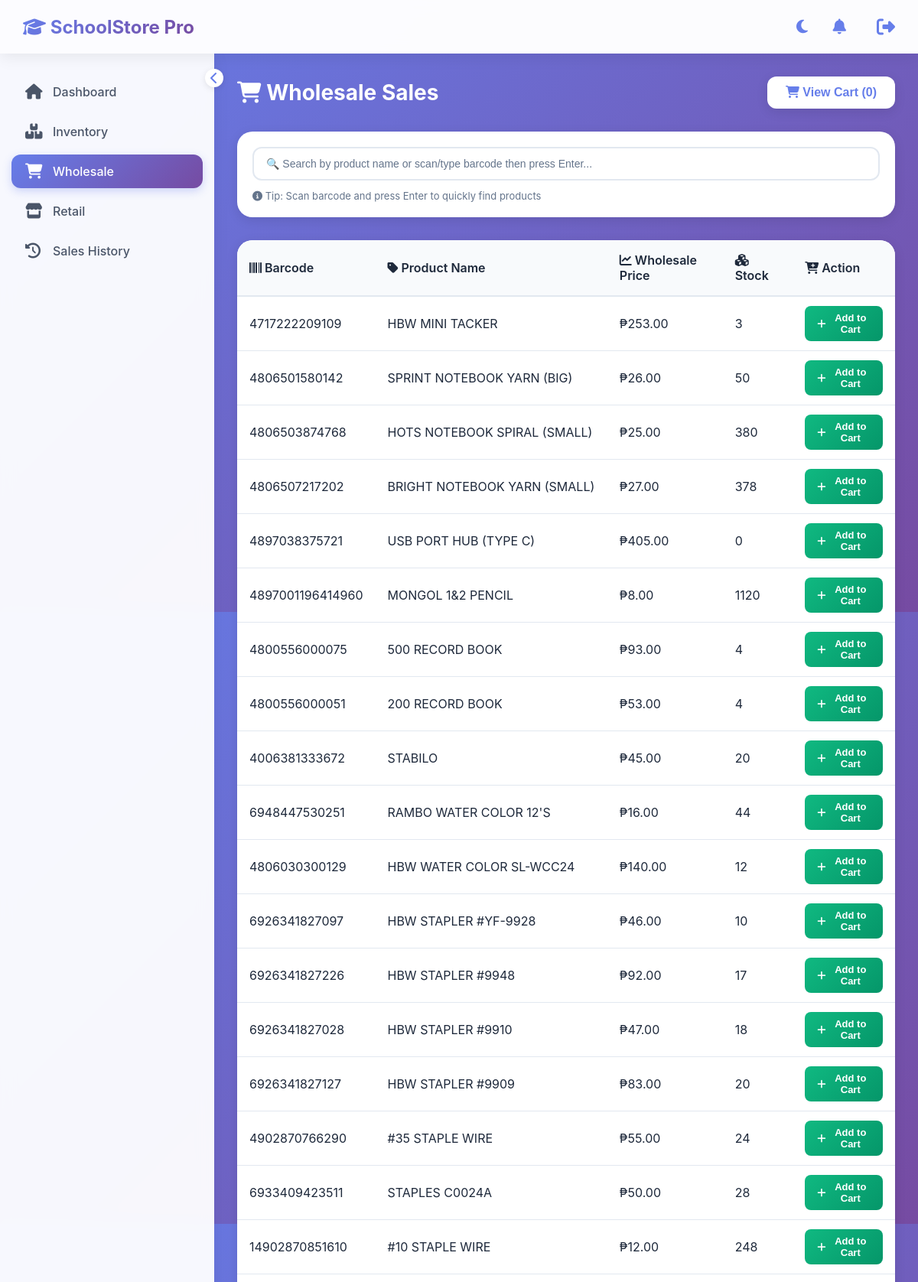
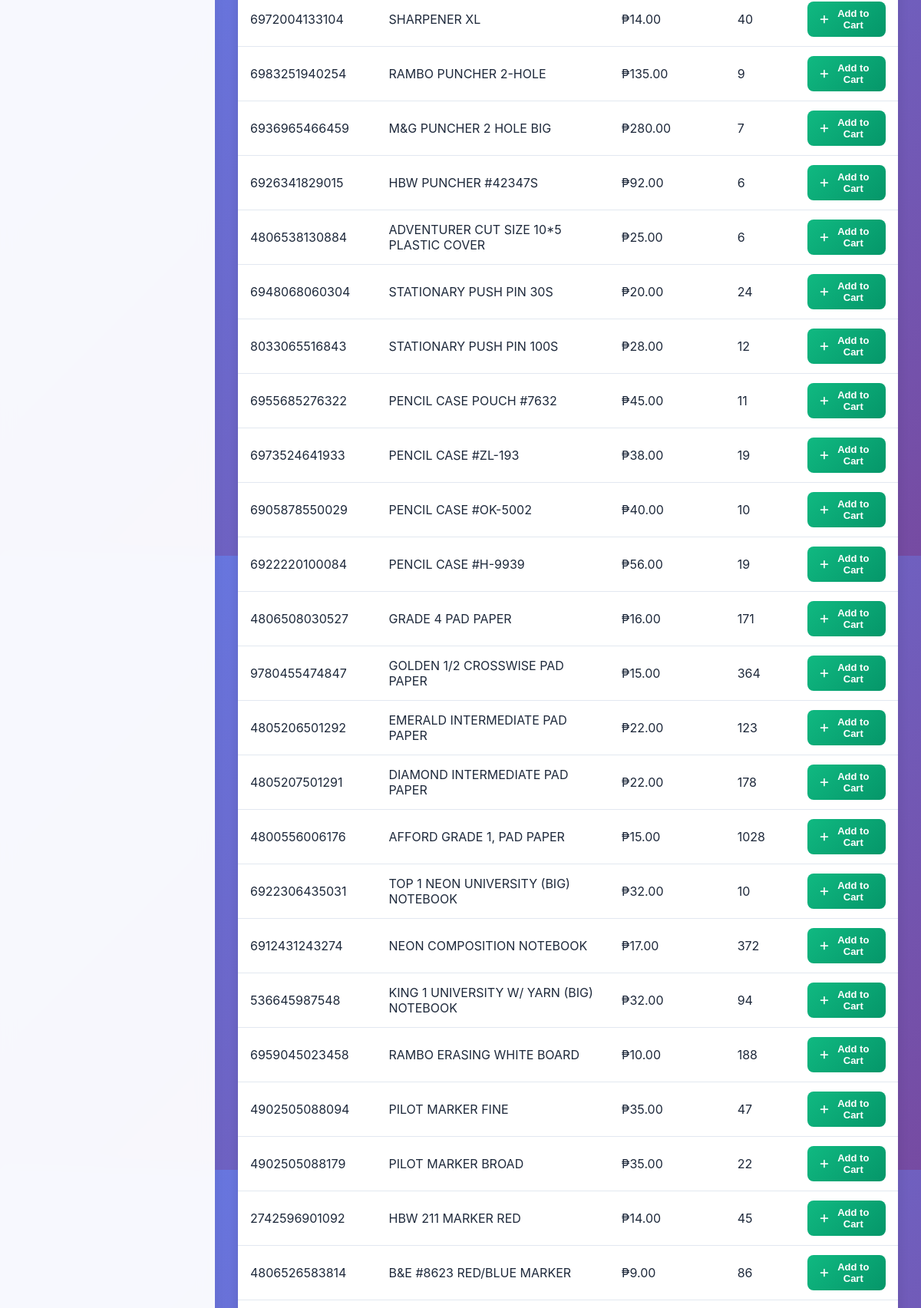
The app's page /wholesale.php (upper part) with its own data (2 pictures, top to bottom).
### tables this page shows
CREATE TABLE `school_inventory` (
  `id` int(11) NOT NULL,
  `barcode` varchar(100) NOT NULL,
  `quantity` int(11) NOT NULL,
  `product_name` varchar(255) NOT NULL,
  `capital_price` decimal(10,2) NOT NULL,
  `wholesale_price` decimal(10,2) NOT NULL,
  `retail_price` decimal(10,2) NOT NULL,
  `created_at` timestamp NOT NULL DEFAULT current_timestamp()
);

### wholesale.php (the view, shortened to what this page needs)
<?php
$conn = schoolStoreConnect();
$conn->query("CREATE TABLE IF NOT EXISTS wholesale_sales (
    id INT AUTO_INCREMENT PRIMARY KEY,
    sale_date DATETIME NOT NULL,
    total_amount DECIMAL(12,2) NOT NULL,
    status VARCHAR(20) NOT NULL DEFAULT 'completed',
    canceled_at DATETIME NULL,
    created_at TIMESTAMP DEFAULT CURRENT_TIMESTAMP
) ENGINE=InnoDB DEFAULT CHARSET=utf8mb4");
$conn->query("CREATE TABLE IF NOT EXISTS wholesale_sale_items (
    id INT AUTO_INCREMENT PRIMARY KEY,
    sale_id INT NOT NULL,
    product_id INT NOT NULL,
    product_name VARCHAR(255) NOT NULL,
    barcode VARCHAR(100) NOT NULL,
    quantity INT NOT NULL,
    unit_price DECIMAL(12,2) NOT NULL,
    total_price DECIMAL(12,2) NOT NULL,
    created_at TIMESTAMP DEFAULT CURRENT_TIMESTAMP,
    FOREIGN KEY (sale_id) REFERENCES wholesale_sales(id) ON DELETE CASCADE
) ENGINE=InnoDB DEFAULT CHARSET=utf8mb4");
$result = $conn->query("SELECT * FROM school_inventory ORDER BY id DESC");
$night_mode = isset($_COOKIE['night_mode']) && $_COOKIE['night_mode'] == 'enabled';
?>
<!DOCTYPE html>
<html lang="en">
<head>
  <link rel="stylesheet" href="https://cdnjs.cloudflare.com/ajax/libs/font-awesome/6.5.0/css/all.min.css">
</head>
<body class="<?php echo $night_mode ? 'night-mode' : ''; ?>">
<header>
  <h1><i class="fas fa-graduation-cap"></i> SchoolStore Pro</h1>
  <div class="header-actions">
    <button class="night-mode-toggle" onclick="toggleNightMode()" title="Toggle Night Mode">
      <i class="fas <?php echo $night_mode ? 'fa-sun' : 'fa-moon'; ?>"></i>
    </button>
    <i class="fas fa-bell" style="font-size: 20px; color: #667eea;"></i>
    <i class="fas fa-sign-out-alt logout" style="margin-left: 20px;"></i>
  </div>
</header>
<div class="main">
  <div class="sidebar" id="sidebar">
    <div class="toggle-btn" onclick="toggleSidebar()">
      <i class="fas fa-chevron-left"></i>
    </div>
    <ul>
      <li><a href="home.php"><i class="fas fa-home"></i><span> Dashboard</span></a></li>
      <li><a href="inventory.php"><i class="fas fa-boxes"></i><span> Inventory</span></a></li>
      <li><a href="wholesale.php" class="active"><i class="fas fa-shopping-cart"></i><span> Wholesale</span></a></li>
      <li><a href="retail.php"><i class="fas fa-store"></i><span> Retail</span></a></li>
      <li><a href="histo.php"><i class="fas fa-history"></i><span> Sales History</span></a></li>
    </ul>
  </div>
  <div class="content">
    <div class="page-header">
      <h2><i class="fas fa-shopping-cart"></i> Wholesale Sales</h2>
      <button class="cart-btn" onclick="openCart()">
        <i class="fas fa-shopping-cart"></i> View Cart (<span id="cartCount">0</span>)
      </button>
    </div>
    <div class="search-section">
      <div class="search-box">
        <input type="text" id="searchInput" placeholder="🔍 Search by product name or scan/type barcode then press Enter..." onkeyup="searchTableOrBarcode(event)" autofocus>
      </div>
      <div style="margin-top: 12px; font-size: 13px; color: var(--text-muted);">
        <i class="fas fa-info-circle"></i> Tip: Scan barcode and press Enter to quickly find products
      </div>
    </div>
    <div class="table-container">
      <table id="inventoryTable">
        <thead>
          <tr>
            <th><i class="fas fa-barcode"></i> Barcode</th>
            <th><i class="fas fa-tag"></i> Product Name</th>
            <th><i class="fas fa-chart-line"></i> Wholesale Price</th>
            <th><i class="fas fa-cubes"></i> Stock</th>
            <th><i class="fas fa-cart-plus"></i> Action</th>
          </tr>
        </thead>
        <tbody>
          <?php while($row = $result->fetch_assoc()): ?>
          <tr id="row-<?= htmlspecialchars($row['barcode']) ?>">
            <td><?= htmlspecialchars($row['barcode']) ?></td>
            <td><?= htmlspecialchars($row['product_name']) ?></td>
            <td>₱<?= number_format((float)$row['wholesale_price'],2) ?></td>
            <td><?= (int)$row['quantity'] ?></td>
            <td>
              <button class="btn btn-add addBtn"
                data-id="<?= (int)$row['id'] ?>"
                data-barcode="<?= htmlspecialchars($row['barcode']) ?>"
                data-product="<?= htmlspecialchars($row['product_name']) ?>"
                data-price="<?= htmlspecialchars($row['wholesale_price']) ?>"
                data-stock="<?= (int)$row['quantity'] ?>">
                <i class="fas fa-plus"></i> Add to Cart
              </button>
            </td>
          </tr>
          <?php endwhile; ?>
        </tbody>
      </table>
    </div>
  </div>
</div>
</body>
</html>

### wholesale.php (style rules this page uses)
* { margin: 0; padding: 0; box-sizing: border-box; }
:root { --bg-gradient-start: #667eea; --bg-gradient-end: #764ba2; --header-bg: rgba(255, 255, 255, 0.98); --sidebar-bg: rgba(255, 255, 255, 0.95); --text-primary: #1e293b; --text-secondary: #4a5568; --text-muted: #64748b; --card-bg: white; --table-header-bg: #f8fafc; --table-border: #e2e8f0; --input-border: #e2e8f0; --modal-bg: white; --footer-bg: white; --highlight-bg: #fef3c7; }
body { font-family: 'Inter', -apple-system, BlinkMacSystemFont, 'Segoe UI', Roboto, sans-serif; background: linear-gradient(135deg, var(--bg-gradient-start) 0%, var(--bg-gradient-end) 100%); min-height: 100vh; transition: all 0.3s ease; }
header { background: var(--header-bg); backdrop-filter: blur(10px); box-shadow: 0 4px 20px rgba(0, 0, 0, 0.08); padding: 0 30px; height: 70px; display: flex; align-items: center; justify-content: space-between; position: sticky; top: 0; z-index: 100; transition: all 0.3s ease; }
header h1 { font-size: 24px; font-weight: 700; background: linear-gradient(135deg, #667eea 0%, #764ba2 100%); -webkit-background-clip: text; -webkit-text-fill-color: transparent; background-clip: text; }
.header-actions { display: flex; gap: 20px; align-items: center; }
.night-mode-toggle { background: none; border: none; font-size: 20px; cursor: pointer; color: #667eea; padding: 8px; border-radius: 50%; transition: all 0.3s; width: 40px; height: 40px; display: flex; align-items: center; justify-content: center; }
.logout { font-size: 24px; cursor: pointer; color: #667eea; transition: all 0.3s; }
.main { display: flex; min-height: calc(100vh - 110px); }
.sidebar { width: 280px; background: var(--sidebar-bg); backdrop-filter: blur(10px); box-shadow: 2px 0 20px rgba(0, 0, 0, 0.05); transition: all 0.3s ease; position: relative; }
.toggle-btn { position: absolute; right: -12px; top: 20px; background: var(--card-bg); width: 24px; height: 24px; border-radius: 50%; display: flex; align-items: center; justify-content: center; cursor: pointer; box-shadow: 0 2px 8px rgba(0,0,0,0.1); color: #667eea; transition: all 0.3s; }
.sidebar ul { list-style: none; padding: 20px 0; }
.sidebar ul li { margin: 8px 15px; }
.sidebar ul li a { display: flex; align-items: center; gap: 12px; padding: 12px 18px; color: var(--text-secondary); text-decoration: none; border-radius: 12px; transition: all 0.3s; font-weight: 500; }
.sidebar ul li a i { width: 24px; font-size: 20px; }
.sidebar ul li a.active { background: linear-gradient(135deg, #667eea 0%, #764ba2 100%); color: white; box-shadow: 0 4px 12px rgba(102, 126, 234, 0.3); }
.content { flex: 1; padding: 30px; overflow-y: auto; }
.page-header { display: flex; justify-content: space-between; align-items: center; margin-bottom: 30px; }
.page-header h2 { font-size: 28px; font-weight: 700; color: white; }
.cart-btn { background: var(--card-bg); border: none; padding: 12px 24px; border-radius: 12px; font-size: 16px; font-weight: 600; color: #667eea; cursor: pointer; transition: all 0.3s; box-shadow: 0 4px 15px rgba(0, 0, 0, 0.1); }
.search-section { background: var(--card-bg); border-radius: 20px; padding: 20px; margin-bottom: 30px; box-shadow: 0 4px 15px rgba(0, 0, 0, 0.1); transition: all 0.3s ease; }
.search-box { display: flex; gap: 12px; flex-wrap: wrap; }
.search-box input { flex: 1; padding: 12px 16px; border: 2px solid var(--input-border); border-radius: 12px; font-size: 14px; transition: all 0.3s; background: var(--card-bg); color: var(--text-primary); }
.search-box input::placeholder { color: var(--text-muted); }
.table-container { background: var(--card-bg); border-radius: 20px; overflow-x: auto; box-shadow: 0 4px 15px rgba(0, 0, 0, 0.1); transition: all 0.3s ease; }
table { width: 100%; border-collapse: collapse; }
table th { background: var(--table-header-bg); padding: 16px; text-align: left; font-weight: 600; color: var(--text-primary); border-bottom: 2px solid var(--table-border); }
table td { padding: 12px 16px; border-bottom: 1px solid var(--table-border); color: var(--text-primary); }
.btn { padding: 8px 16px; border: none; border-radius: 8px; cursor: pointer; font-size: 13px; font-weight: 600; transition: all 0.3s; display: inline-flex; align-items: center; gap: 6px; }
.btn-add { background: linear-gradient(135deg, #10b981 0%, #059669 100%); color: white; }

### records on screen
school_inventory: barcode "4717222209109", product_name "HBW MINI TACKER", wholesale_price "253.00", quantity "3"
school_inventory: barcode "4806501580142", product_name "SPRINT NOTEBOOK YARN (BIG)", wholesale_price "26.00", quantity "50"
school_inventory: barcode "4806503874768", product_name "HOTS NOTEBOOK SPIRAL (SMALL)", wholesale_price "25.00", quantity "380"
school_inventory: barcode "4806507217202", product_name "BRIGHT NOTEBOOK YARN (SMALL)", wholesale_price "27.00", quantity "378"
school_inventory: barcode "4897038375721", product_name "USB PORT HUB (TYPE C)", wholesale_price "405.00", quantity "0"
school_inventory: barcode "4897001196414960", product_name "MONGOL 1&2 PENCIL", wholesale_price "8.00", quantity "1120"
school_inventory: barcode "4800556000075", product_name "500 RECORD BOOK", wholesale_price "93.00", quantity "4"
school_inventory: barcode "4800556000051", product_name "200 RECORD BOOK", wholesale_price "53.00", quantity "4"
school_inventory: barcode "4006381333672", product_name "STABILO", wholesale_price "45.00", quantity "20"
school_inventory: barcode "6948447530251", product_name "RAMBO WATER COLOR 12'S", wholesale_price "16.00", quantity "44"
school_inventory: barcode "4806030300129", product_name "HBW WATER COLOR SL-WCC24", wholesale_price "140.00", quantity "12"
school_inventory: barcode "6926341827097", product_name "HBW STAPLER #YF-9928", wholesale_price "46.00", quantity "10"
school_inventory: barcode "6926341827226", product_name "HBW STAPLER #9948", wholesale_price "92.00", quantity "17"
school_inventory: barcode "6926341827028", product_name "HBW STAPLER #9910", wholesale_price "47.00", quantity "18"
school_inventory: barcode "6926341827127", product_name "HBW STAPLER #9909", wholesale_price "83.00", quantity "20"
school_inventory: barcode "4902870766290", product_name "#35 STAPLE WIRE", wholesale_price "55.00", quantity "24"
school_inventory: barcode "6933409423511", product_name "STAPLES C0024A", wholesale_price "50.00", quantity "28"
school_inventory: barcode "14902870851610", product_name "#10 STAPLE WIRE", wholesale_price "12.00", quantity "248"
school_inventory: barcode "6972004133104", product_name "SHARPENER XL", wholesale_price "14.00", quantity "40"
school_inventory: barcode "6983251940254", product_name "RAMBO PUNCHER 2-HOLE", wholesale_price "135.00", quantity "9"
school_inventory: barcode "6936965466459", product_name "M&G PUNCHER 2 HOLE BIG", wholesale_price "280.00", quantity "7"
school_inventory: barcode "6926341829015", product_name "HBW PUNCHER #42347S", wholesale_price "92.00", quantity "6"
school_inventory: barcode "4806538130884", product_name "ADVENTURER CUT SIZE 10*5 PLASTIC COVER", wholesale_price "25.00", quantity "6"
school_inventory: barcode "6948068060304", product_name "STATIONARY PUSH PIN 30S", wholesale_price "20.00", quantity "24"
school_inventory: barcode "8033065516843", product_name "STATIONARY PUSH PIN 100S", wholesale_price "28.00", quantity "12"
school_inventory: barcode "6955685276322", product_name "PENCIL CASE POUCH #7632", wholesale_price "45.00", quantity "11"
school_inventory: barcode "6973524641933", product_name "PENCIL CASE #ZL-193", wholesale_price "38.00", quantity "19"
school_inventory: barcode "6905878550029", product_name "PENCIL CASE #OK-5002", wholesale_price "40.00", quantity "10"
school_inventory: barcode "6922220100084", product_name "PENCIL CASE #H-9939", wholesale_price "56.00", quantity "19"
school_inventory: barcode "4806508030527", product_name "GRADE 4 PAD PAPER", wholesale_price "16.00", quantity "171"
school_inventory: barcode "9780455474847", product_name "GOLDEN 1/2 CROSSWISE PAD PAPER", wholesale_price "15.00", quantity "364"
school_inventory: barcode "4805206501292", product_name "EMERALD INTERMEDIATE PAD PAPER", wholesale_price "22.00", quantity "123"
school_inventory: barcode "4805207501291", product_name "DIAMOND INTERMEDIATE PAD PAPER", wholesale_price "22.00", quantity "178"
school_inventory: barcode "4800556006176", product_name "AFFORD GRADE 1, PAD PAPER", wholesale_price "15.00", quantity "1028"
school_inventory: barcode "6922306435031", product_name "TOP 1 NEON UNIVERSITY (BIG) NOTEBOOK", wholesale_price "32.00", quantity "10"
school_inventory: barcode "6912431243274", product_name "NEON COMPOSITION NOTEBOOK", wholesale_price "17.00", quantity "372"
school_inventory: barcode "536645987548", product_name "KING 1 UNIVERSITY W/ YARN (BIG) NOTEBOOK", wholesale_price "32.00", quantity "94"
school_inventory: barcode "6959045023458", product_name "RAMBO ERASING WHITE BOARD", wholesale_price "10.00", quantity "188"
school_inventory: barcode "4902505088094", product_name "PILOT MARKER FINE", wholesale_price "35.00", quantity "47"
school_inventory: barcode "4902505088179", product_name "PILOT MARKER BROAD", wholesale_price "35.00", quantity "22"
school_inventory: barcode "2742596901092", product_name "HBW 211 MARKER RED", wholesale_price "14.00", quantity "45"
school_inventory: barcode "4806526583814", product_name "B&E #8623 RED/BLUE MARKER", wholesale_price "9.00", quantity "86"
